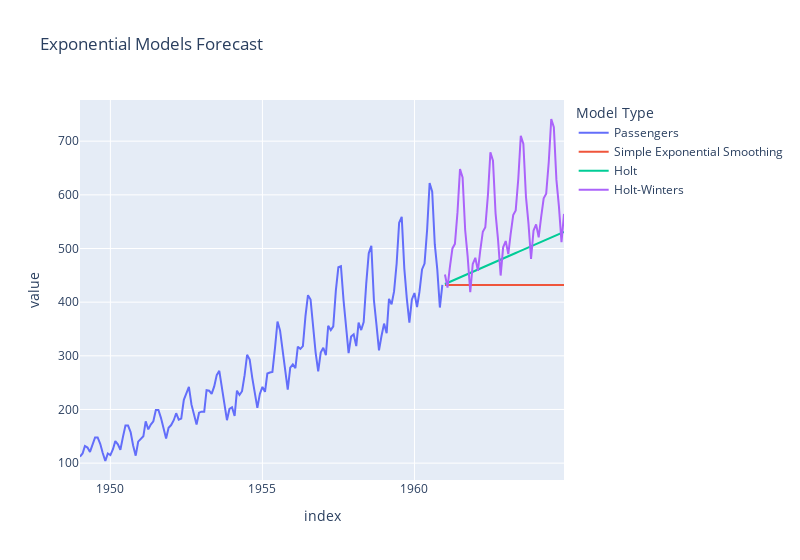

The code cell stored with this chart in its notebook:
### Markdown cell above
### Holt-Winters Exponential Smoothing

### Code cell
def holt_winters_forecast(data, horizon, seasonal_periods=12): 
    model = ExponentialSmoothing(data, trend='add', seasonal='add', seasonal_periods=seasonal_periods)
    model_fit = model.fit()
    forecast = model_fit.forecast(steps=horizon)
    return forecast


df_forecast_exponential['Holt-Winters'] = holt_winters_forecast(data, horizon, seasonal_periods=12)

fig = pd.concat([df_passengers, df_forecast_exponential]).plot(title='Exponential Models Forecast', width=800)
fig = fig.update_layout(legend_title_text='Model Type')
fig

### Figure 1 — Plotly figure (JSON) as saved in the notebook; plotly's stock layout.template omitted (floating-point values rounded to 4 significant figures; data arrays with more than 128 entries replaced by an {"elided": "..."} marker saying what was removed)
{"data": [{"hovertemplate": "variable=Passengers<br>index=%{x}<br>value=%{y}<extra></extra>", "legendgroup": "Passengers", "line": {"color": "#636efa", "dash": "solid"}, "marker": {"symbol": "circle"}, "mode": "lines", "name": "Passengers", "orientation": "v", "showlegend": true, "type": "scatter", "x": {"elided": "192 str values"}, "xaxis": "x", "y": {"elided": "192 int values"}, "yaxis": "y"}, {"hovertemplate": "variable=Simple Exponential Smoothing<br>index=%{x}<br>value=%{y}<extra></extra>", "legendgroup": "Simple Exponential Smoothing", "line": {"color": "#EF553B", "dash": "solid"}, "marker": {"symbol": "circle"}, "mode": "lines", "name": "Simple Exponential Smoothing", "orientation": "v", "showlegend": true, "type": "scatter", "x": {"elided": "192 str values"}, "xaxis": "x", "y": {"elided": "192 float values"}, "yaxis": "y"}, {"hovertemplate": "variable=Holt<br>index=%{x}<br>value=%{y}<extra></extra>", "legendgroup": "Holt", "line": {"color": "#00cc96", "dash": "solid"}, "marker": {"symbol": "circle"}, "mode": "lines", "name": "Holt", "orientation": "v", "showlegend": true, "type": "scatter", "x": {"elided": "192 str values"}, "xaxis": "x", "y": {"elided": "192 float values"}, "yaxis": "y"}, {"hovertemplate": "variable=Holt-Winters<br>index=%{x}<br>value=%{y}<extra></extra>", "legendgroup": "Holt-Winters", "line": {"color": "#ab63fa", "dash": "solid"}, "marker": {"symbol": "circle"}, "mode": "lines", "name": "Holt-Winters", "orientation": "v", "showlegend": true, "type": "scatter", "x": {"elided": "192 str values"}, "xaxis": "x", "y": {"elided": "192 float values"}, "yaxis": "y"}], "layout": {"legend": {"title": {"text": "Model Type"}, "tracegroupgap": 0}, "title": {"text": "Exponential Models Forecast"}, "width": 800, "xaxis": {"anchor": "y", "domain": [0, 1], "title": {"text": "index"}}, "yaxis": {"anchor": "x", "domain": [0, 1], "title": {"text": "value"}}}}
